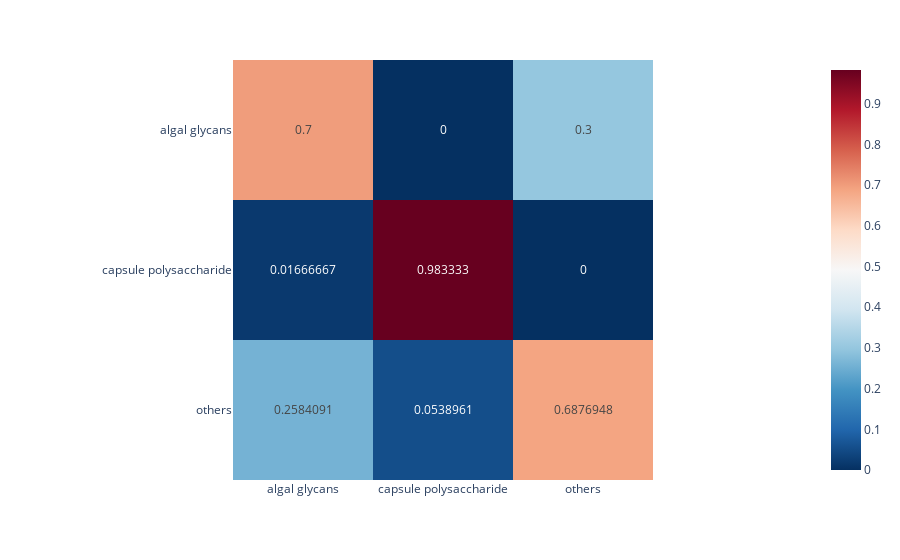

Notebook cell for this chart:
### Code cell
single_stage_model(selected_classes_high_level, 100)[0]

### Figure 1 — Plotly figure (JSON) as saved in the notebook; plotly's stock layout.template omitted (floating-point values rounded to 4 significant figures)
{"data": [{"coloraxis": "coloraxis", "hovertemplate": "x: %{x}<br>y: %{y}<br>color: %{z}<extra></extra>", "name": "0", "texttemplate": "%{z}", "type": "heatmap", "x": ["algal glycans", "capsule polysaccharide", "others"], "xaxis": "x", "y": ["algal glycans", "capsule polysaccharide", "others"], "yaxis": "y", "z": [[0.7, 0, 0.3], [0.01667, 0.9833, 0], [0.2584, 0.0539, 0.6877]]}], "layout": {"coloraxis": {"colorscale": [[0, "rgb(5,48,97)"], [0.1, "rgb(33,102,172)"], [0.2, "rgb(67,147,195)"], [0.3, "rgb(146,197,222)"], [0.4, "rgb(209,229,240)"], [0.5, "rgb(247,247,247)"], [0.6, "rgb(253,219,199)"], [0.7, "rgb(244,165,130)"], [0.8, "rgb(214,96,77)"], [0.9, "rgb(178,24,43)"], [1, "rgb(103,0,31)"]]}, "margin": {"t": 60}, "xaxis": {"anchor": "y", "constrain": "domain", "domain": [0, 1], "scaleanchor": "y"}, "yaxis": {"anchor": "x", "autorange": "reversed", "constrain": "domain", "domain": [0, 1]}}}
